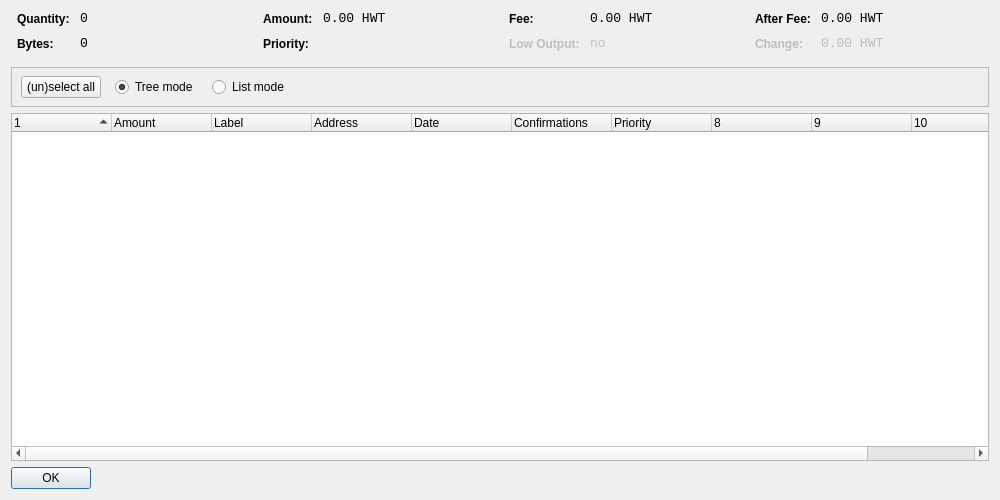
<?xml version="1.0" encoding="UTF-8"?>
<ui version="4.0">
 <class>CoinControlDialog</class>
 <widget class="QDialog" name="CoinControlDialog">
  <property name="geometry">
   <rect>
    <x>0</x>
    <y>0</y>
    <width>1000</width>
    <height>500</height>
   </rect>
  </property>
  <property name="windowTitle">
   <string>Coin Control</string>
  </property>
  <layout class="QVBoxLayout" name="verticalLayout">
   <item>
    <layout class="QHBoxLayout" name="horizontalLayoutTop" stretch="0,0,0,0">
     <property name="topMargin">
      <number>0</number>
     </property>
     <property name="bottomMargin">
      <number>10</number>
     </property>
     <item>
      <layout class="QFormLayout" name="formLayoutCoinControl1">
       <property name="horizontalSpacing">
        <number>10</number>
       </property>
       <property name="verticalSpacing">
        <number>10</number>
       </property>
       <property name="leftMargin">
        <number>6</number>
       </property>
       <property name="rightMargin">
        <number>6</number>
       </property>
       <item row="0" column="0">
        <widget class="QLabel" name="labelCoinControlQuantityText">
         <property name="styleSheet">
          <string notr="true">font-weight:bold;</string>
         </property>
         <property name="text">
          <string>Quantity:</string>
         </property>
        </widget>
       </item>
       <item row="0" column="1">
        <widget class="QLabel" name="labelCoinControlQuantity">
         <property name="font">
          <font>
           <family>Monospace</family>
           <pointsize>10</pointsize>
          </font>
         </property>
         <property name="cursor">
          <cursorShape>IBeamCursor</cursorShape>
         </property>
         <property name="contextMenuPolicy">
          <enum>Qt::ActionsContextMenu</enum>
         </property>
         <property name="text">
          <string notr="true">0</string>
         </property>
         <property name="textInteractionFlags">
          <set>Qt::LinksAccessibleByMouse|Qt::TextSelectableByKeyboard|Qt::TextSelectableByMouse</set>
         </property>
        </widget>
       </item>
       <item row="1" column="0">
        <widget class="QLabel" name="labelCoinControlBytesText">
         <property name="styleSheet">
          <string notr="true">font-weight:bold;</string>
         </property>
         <property name="text">
          <string>Bytes:</string>
         </property>
        </widget>
       </item>
       <item row="1" column="1">
        <widget class="QLabel" name="labelCoinControlBytes">
         <property name="font">
          <font>
           <family>Monospace</family>
           <pointsize>10</pointsize>
          </font>
         </property>
         <property name="cursor">
          <cursorShape>IBeamCursor</cursorShape>
         </property>
         <property name="contextMenuPolicy">
          <enum>Qt::ActionsContextMenu</enum>
         </property>
         <property name="text">
          <string notr="true">0</string>
         </property>
         <property name="textInteractionFlags">
          <set>Qt::LinksAccessibleByMouse|Qt::TextSelectableByKeyboard|Qt::TextSelectableByMouse</set>
         </property>
        </widget>
       </item>
      </layout>
     </item>
     <item>
      <layout class="QFormLayout" name="formLayoutCoinControl2">
       <property name="horizontalSpacing">
        <number>10</number>
       </property>
       <property name="verticalSpacing">
        <number>10</number>
       </property>
       <property name="leftMargin">
        <number>6</number>
       </property>
       <property name="rightMargin">
        <number>6</number>
       </property>
       <item row="0" column="0">
        <widget class="QLabel" name="labelCoinControlAmountText">
         <property name="styleSheet">
          <string notr="true">font-weight:bold;</string>
         </property>
         <property name="text">
          <string>Amount:</string>
         </property>
        </widget>
       </item>
       <item row="0" column="1">
        <widget class="QLabel" name="labelCoinControlAmount">
         <property name="font">
          <font>
           <family>Monospace</family>
           <pointsize>10</pointsize>
          </font>
         </property>
         <property name="cursor">
          <cursorShape>IBeamCursor</cursorShape>
         </property>
         <property name="contextMenuPolicy">
          <enum>Qt::ActionsContextMenu</enum>
         </property>
         <property name="text">
          <string notr="true">0.00 HWT</string>
         </property>
         <property name="textInteractionFlags">
          <set>Qt::LinksAccessibleByMouse|Qt::TextSelectableByKeyboard|Qt::TextSelectableByMouse</set>
         </property>
        </widget>
       </item>
       <item row="1" column="0">
        <widget class="QLabel" name="labelCoinControlPriorityText">
         <property name="styleSheet">
          <string notr="true">font-weight:bold;</string>
         </property>
         <property name="text">
          <string>Priority:</string>
         </property>
        </widget>
       </item>
       <item row="1" column="1">
        <widget class="QLabel" name="labelCoinControlPriority">
         <property name="font">
          <font>
           <family>Monospace</family>
           <pointsize>10</pointsize>
          </font>
         </property>
         <property name="cursor">
          <cursorShape>IBeamCursor</cursorShape>
         </property>
         <property name="contextMenuPolicy">
          <enum>Qt::ActionsContextMenu</enum>
         </property>
         <property name="text">
          <string/>
         </property>
         <property name="textInteractionFlags">
          <set>Qt::LinksAccessibleByMouse|Qt::TextSelectableByKeyboard|Qt::TextSelectableByMouse</set>
         </property>
        </widget>
       </item>
      </layout>
     </item>
     <item>
      <layout class="QFormLayout" name="formLayoutCoinControl3">
       <property name="horizontalSpacing">
        <number>10</number>
       </property>
       <property name="verticalSpacing">
        <number>10</number>
       </property>
       <property name="leftMargin">
        <number>6</number>
       </property>
       <property name="rightMargin">
        <number>6</number>
       </property>
       <item row="0" column="0">
        <widget class="QLabel" name="labelCoinControlFeeText">
         <property name="styleSheet">
          <string notr="true">font-weight:bold;</string>
         </property>
         <property name="text">
          <string>Fee:</string>
         </property>
        </widget>
       </item>
       <item row="0" column="1">
        <widget class="QLabel" name="labelCoinControlFee">
         <property name="font">
          <font>
           <family>Monospace</family>
           <pointsize>10</pointsize>
          </font>
         </property>
         <property name="cursor">
          <cursorShape>IBeamCursor</cursorShape>
         </property>
         <property name="contextMenuPolicy">
          <enum>Qt::ActionsContextMenu</enum>
         </property>
         <property name="text">
          <string notr="true">0.00 HWT</string>
         </property>
         <property name="textInteractionFlags">
          <set>Qt::LinksAccessibleByMouse|Qt::TextSelectableByKeyboard|Qt::TextSelectableByMouse</set>
         </property>
        </widget>
       </item>
       <item row="1" column="0">
        <widget class="QLabel" name="labelCoinControlLowOutputText">
         <property name="enabled">
          <bool>false</bool>
         </property>
         <property name="styleSheet">
          <string notr="true">font-weight:bold;</string>
         </property>
         <property name="text">
          <string>Low Output:</string>
         </property>
        </widget>
       </item>
       <item row="1" column="1">
        <widget class="QLabel" name="labelCoinControlLowOutput">
         <property name="enabled">
          <bool>false</bool>
         </property>
         <property name="font">
          <font>
           <family>Monospace</family>
           <pointsize>10</pointsize>
          </font>
         </property>
         <property name="cursor">
          <cursorShape>IBeamCursor</cursorShape>
         </property>
         <property name="contextMenuPolicy">
          <enum>Qt::ActionsContextMenu</enum>
         </property>
         <property name="text">
          <string notr="true">no</string>
         </property>
         <property name="textInteractionFlags">
          <set>Qt::LinksAccessibleByMouse|Qt::TextSelectableByKeyboard|Qt::TextSelectableByMouse</set>
         </property>
        </widget>
       </item>
      </layout>
     </item>
     <item>
      <layout class="QFormLayout" name="formLayoutCoinControl4">
       <property name="horizontalSpacing">
        <number>10</number>
       </property>
       <property name="verticalSpacing">
        <number>10</number>
       </property>
       <property name="leftMargin">
        <number>6</number>
       </property>
       <property name="rightMargin">
        <number>6</number>
       </property>
       <item row="0" column="0">
        <widget class="QLabel" name="labelCoinControlAfterFeeText">
         <property name="styleSheet">
          <string notr="true">font-weight:bold;</string>
         </property>
         <property name="text">
          <string>After Fee:</string>
         </property>
        </widget>
       </item>
       <item row="0" column="1">
        <widget class="QLabel" name="labelCoinControlAfterFee">
         <property name="font">
          <font>
           <family>Monospace</family>
           <pointsize>10</pointsize>
          </font>
         </property>
         <property name="cursor">
          <cursorShape>IBeamCursor</cursorShape>
         </property>
         <property name="contextMenuPolicy">
          <enum>Qt::ActionsContextMenu</enum>
         </property>
         <property name="text">
          <string notr="true">0.00 HWT</string>
         </property>
         <property name="textInteractionFlags">
          <set>Qt::LinksAccessibleByMouse|Qt::TextSelectableByKeyboard|Qt::TextSelectableByMouse</set>
         </property>
        </widget>
       </item>
       <item row="1" column="0">
        <widget class="QLabel" name="labelCoinControlChangeText">
         <property name="enabled">
          <bool>false</bool>
         </property>
         <property name="styleSheet">
          <string notr="true">font-weight:bold;</string>
         </property>
         <property name="text">
          <string>Change:</string>
         </property>
        </widget>
       </item>
       <item row="1" column="1">
        <widget class="QLabel" name="labelCoinControlChange">
         <property name="enabled">
          <bool>false</bool>
         </property>
         <property name="font">
          <font>
           <family>Monospace</family>
           <pointsize>10</pointsize>
          </font>
         </property>
         <property name="cursor">
          <cursorShape>IBeamCursor</cursorShape>
         </property>
         <property name="contextMenuPolicy">
          <enum>Qt::ActionsContextMenu</enum>
         </property>
         <property name="text">
          <string notr="true">0.00 HWT</string>
         </property>
         <property name="textInteractionFlags">
          <set>Qt::LinksAccessibleByMouse|Qt::TextSelectableByKeyboard|Qt::TextSelectableByMouse</set>
         </property>
        </widget>
       </item>
      </layout>
     </item>
    </layout>
   </item>
   <item>
    <widget class="QFrame" name="frame">
     <property name="minimumSize">
      <size>
       <width>0</width>
       <height>40</height>
      </size>
     </property>
     <property name="frameShape">
      <enum>QFrame::StyledPanel</enum>
     </property>
     <property name="frameShadow">
      <enum>QFrame::Sunken</enum>
     </property>
     <widget class="QWidget" name="horizontalLayoutWidget">
      <property name="geometry">
       <rect>
        <x>10</x>
        <y>0</y>
        <width>781</width>
        <height>41</height>
       </rect>
      </property>
      <layout class="QHBoxLayout" name="horizontalLayoutPanel" stretch="0,0,0,0,0">
       <property name="spacing">
        <number>14</number>
       </property>
       <item>
        <widget class="QPushButton" name="pushButtonSelectAll">
         <property name="sizePolicy">
          <sizepolicy hsizetype="Maximum" vsizetype="Fixed">
           <horstretch>0</horstretch>
           <verstretch>0</verstretch>
          </sizepolicy>
         </property>
         <property name="text">
          <string>(un)select all</string>
         </property>
        </widget>
       </item>
       <item>
        <widget class="QRadioButton" name="radioTreeMode">
         <property name="sizePolicy">
          <sizepolicy hsizetype="Maximum" vsizetype="Fixed">
           <horstretch>0</horstretch>
           <verstretch>0</verstretch>
          </sizepolicy>
         </property>
         <property name="text">
          <string>Tree mode</string>
         </property>
         <property name="checked">
          <bool>true</bool>
         </property>
        </widget>
       </item>
       <item>
        <widget class="QRadioButton" name="radioListMode">
         <property name="sizePolicy">
          <sizepolicy hsizetype="Maximum" vsizetype="Fixed">
           <horstretch>0</horstretch>
           <verstretch>0</verstretch>
          </sizepolicy>
         </property>
         <property name="text">
          <string>List mode</string>
         </property>
        </widget>
       </item>
       <item>
        <spacer name="horizontalSpacer">
         <property name="orientation">
          <enum>Qt::Horizontal</enum>
         </property>
         <property name="sizeHint" stdset="0">
          <size>
           <width>40</width>
           <height>20</height>
          </size>
         </property>
        </spacer>
       </item>
      </layout>
     </widget>
    </widget>
   </item>
   <item>
    <widget class="CoinControlTreeWidget" name="treeWidget">
     <property name="contextMenuPolicy">
      <enum>Qt::CustomContextMenu</enum>
     </property>
     <property name="sortingEnabled">
      <bool>false</bool>
     </property>
     <property name="columnCount">
      <number>11</number>
     </property>
     <attribute name="headerShowSortIndicator" stdset="0">
      <bool>true</bool>
     </attribute>
     <attribute name="headerStretchLastSection">
      <bool>false</bool>
     </attribute>
     <column>
      <property name="text">
       <string/>
      </property>
     </column>
     <column>
      <property name="text">
       <string>Amount</string>
      </property>
     </column>
     <column>
      <property name="text">
       <string>Label</string>
      </property>
     </column>
     <column>
      <property name="text">
       <string>Address</string>
      </property>
     </column>
     <column>
      <property name="text">
       <string>Date</string>
      </property>
     </column>
     <column>
      <property name="text">
       <string>Confirmations</string>
      </property>
      <property name="toolTip">
       <string>Confirmed</string>
      </property>
     </column>
     <column>
      <property name="text">
       <string>Priority</string>
      </property>
     </column>
     <column>
      <property name="text">
       <string/>
      </property>
     </column>
     <column>
      <property name="text">
       <string/>
      </property>
     </column>
     <column>
      <property name="text">
       <string/>
      </property>
     </column>
     <column>
      <property name="text">
       <string/>
      </property>
     </column>
    </widget>
   </item>
   <item>
    <widget class="QDialogButtonBox" name="buttonBox">
     <property name="sizePolicy">
      <sizepolicy hsizetype="Maximum" vsizetype="Fixed">
       <horstretch>0</horstretch>
       <verstretch>0</verstretch>
      </sizepolicy>
     </property>
     <property name="orientation">
      <enum>Qt::Horizontal</enum>
     </property>
     <property name="standardButtons">
      <set>QDialogButtonBox::Ok</set>
     </property>
    </widget>
   </item>
  </layout>
 </widget>
 <customwidgets>
  <customwidget>
   <class>CoinControlTreeWidget</class>
   <extends>QTreeWidget</extends>
   <header>coincontroltreewidget.h</header>
  </customwidget>
 </customwidgets>
 <resources/>
 <connections/>
</ui>
